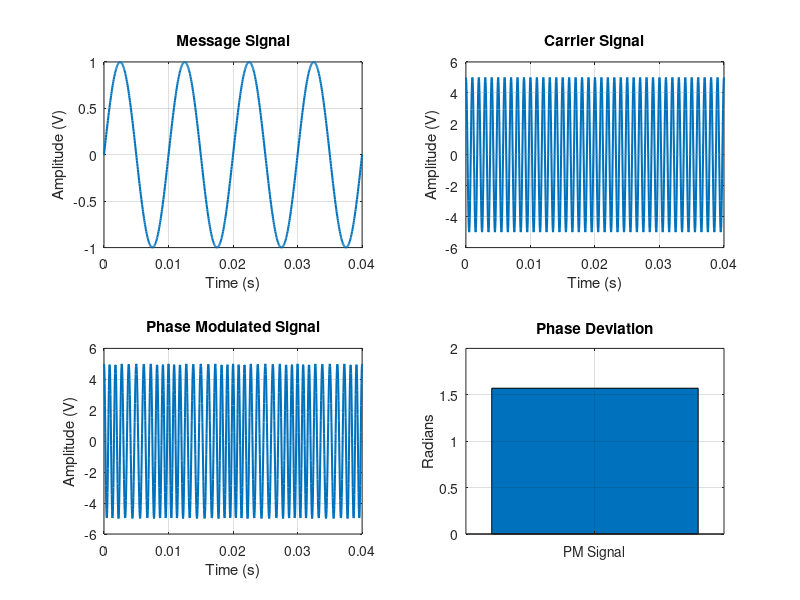

Source code (MATLAB):
clc;
clear;
close all;

%% Message Signal Parameters
Am = 1;              % Message amplitude (V)
fm = 100;            % Message frequency (Hz)

%% Carrier Signal Parameters
Ac = 5;              % Carrier amplitude (V)
fc = 1000;           % Carrier frequency (Hz)

%% PM Parameters
kp = pi/2;           % Phase sensitivity (rad/V)

fs = 20*fc;          % Sampling frequency (Hz)

%% Time Vector
t = 0:1/fs:4/fm;

%% Message Signal
m = Am*sin(2*pi*fm*t);

%% Carrier Signal
c = Ac*cos(2*pi*fc*t);

%% Phase Modulated Signal
pm = Ac*cos(2*pi*fc*t + kp*m);

%% Phase Deviation
phase_dev = kp * Am;

%% PM Modulation Index
mp = phase_dev;

%% Display Results

fprintf('\n=====================================\n');
fprintf('PHASE MODULATION PARAMETERS\n');
fprintf('=====================================\n');

fprintf('Message Amplitude (Am)      = %.2f V\n',Am);
fprintf('Message Frequency (fm)      = %.0f Hz\n',fm);
fprintf('Carrier Amplitude (Ac)      = %.2f V\n',Ac);
fprintf('Carrier Frequency (fc)      = %.0f Hz\n',fc);
fprintf('Phase Sensitivity (kp)      = %.2f rad/V\n',kp);

fprintf('\nCalculated Values\n');
fprintf('-----------------------------\n');

fprintf('Phase Deviation             = %.2f radians\n',phase_dev);
fprintf('PM Modulation Index (mp)    = %.2f\n',mp);

%% Plotting

figure('Name','Phase Modulation','NumberTitle','off');

subplot(2,2,1)
plot(t,m,'LineWidth',1.5)
grid on
title('Message Signal')
xlabel('Time (s)')
ylabel('Amplitude (V)')

subplot(2,2,2)
plot(t,c,'LineWidth',1.5)
grid on
title('Carrier Signal')
xlabel('Time (s)')
ylabel('Amplitude (V)')

subplot(2,2,3)
plot(t,pm,'LineWidth',1.5)
grid on
title('Phase Modulated Signal')
xlabel('Time (s)')
ylabel('Amplitude (V)')

subplot(2,2,4)
bar(phase_dev)
grid on
title('Phase Deviation')
ylabel('Radians')
set(gca,'XTickLabel',{'PM Signal'})
